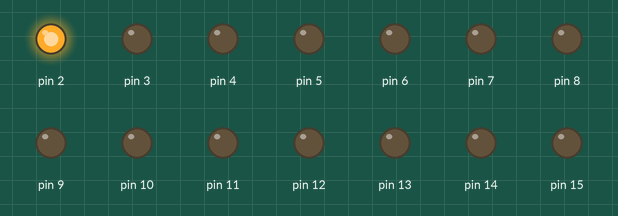
Bench run of a sketch on a simulated Arduino Uno, built with avr-gcc and run on an emulated ATmega328P. Shown: output pins drawn as LEDs (lit = HIGH).

Above: at 0.05 s.
At 1.05 s:
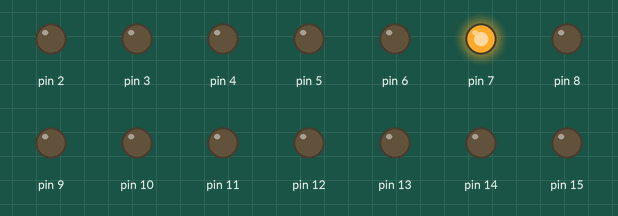
At 2.05 s:
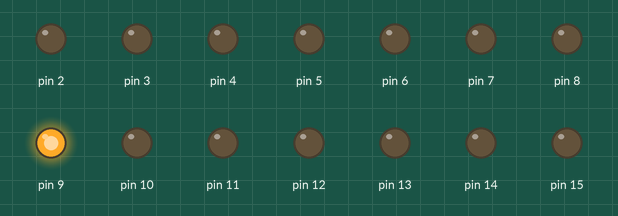
At 4.05 s:
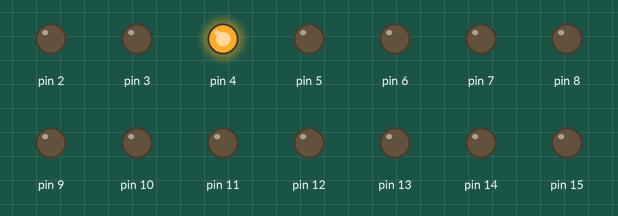
At 6.25 s:
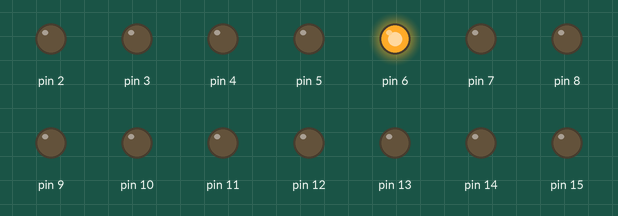
At 8.15 s:
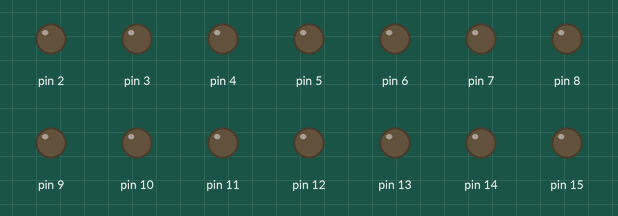
Timing chart, 0 to 8.4 s (numbered marks = the images above):
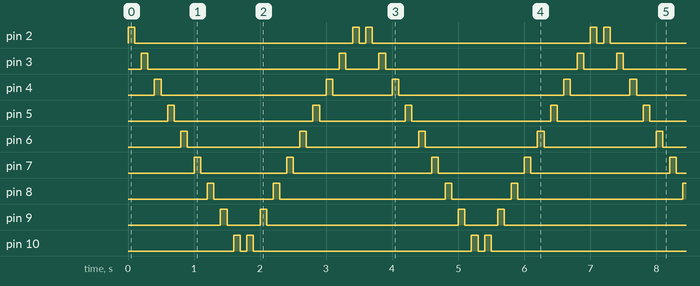

Measured:
- by itself, pin 2: repeats every 3.6 s: LOW 3.3 s, HIGH 0.10 s, LOW 0.10 s, HIGH 0.10 s
- by itself, pin 3: repeats every 3.6 s: LOW 2.9 s, HIGH 0.10 s, LOW 0.50 s, HIGH 0.10 s
- by itself, pin 4: repeats every 3.6 s: LOW 2.5 s, HIGH 0.10 s, LOW 0.90 s, HIGH 0.10 s
- by itself, pin 5: repeats every 3.6 s: LOW 2.1 s, HIGH 0.10 s, LOW 1.3 s, HIGH 0.10 s
- by itself, pin 6: alternates HIGH for 0.10 s and LOW for 1.7 s
- by itself, pin 7: repeats every 3.6 s: LOW 1.3 s, HIGH 0.10 s, LOW 2.1 s, HIGH 0.10 s
- by itself, pin 8: repeats every 3.6 s: LOW 0.90 s, HIGH 0.10 s, LOW 2.5 s, HIGH 0.10 s
- by itself, pin 9: repeats every 3.6 s: LOW 0.50 s, HIGH 0.10 s, LOW 2.9 s, HIGH 0.10 s

The sketch:

___.ino
```cpp
void setup()
{
  for(int i=0;i<19;i++)
  {
    pinMode(2+i,OUTPUT);
  }
}

void loop() {
  for(int i=0;i<9;i++)
  {
    digitalWrite(2+i,HIGH);
    delay(100);
    digitalWrite(2+i,LOW);
    delay(100);
  }
  for(int j=10;j >= 2;j--)
  {
    digitalWrite(j,HIGH);
    delay(100);
    digitalWrite(j,LOW);
    delay(100);
  }
}
```
